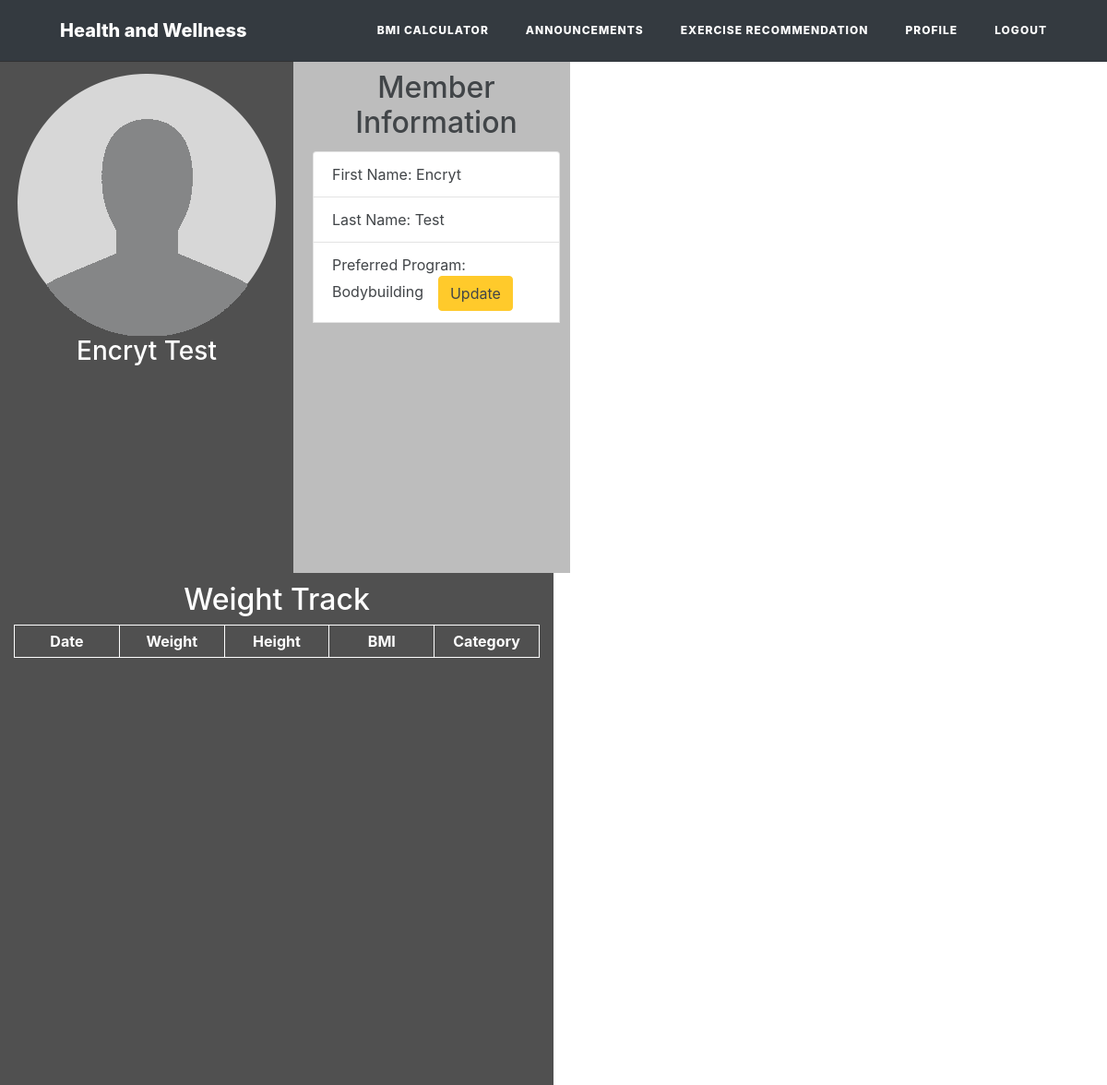
/profile.php (signed in), run on the app's committed database.
### tables this page shows
CREATE TABLE `users` (
  `user_id` int(255) NOT NULL,
  `fname` varchar(255) NOT NULL,
  `lname` varchar(255) NOT NULL,
  `username` varchar(255) NOT NULL,
  `password` varchar(255) NOT NULL,
  `preferredprogram` varchar(255) NOT NULL,
  `usertype` int(255) NOT NULL
);

### profile.php (the view, shortened to what this page needs)
<?php
  require_once('config.php');
?>
<!DOCTYPE html>
<html lang="en">
  <head>
    <link href="vendor/bootstrap/css/bootstrap.min.css" rel="stylesheet">
    <link href="css/profile.css" rel="stylesheet">
  </head>
  <body>
    <nav class="navbar navbar-expand-lg navbar-dark bg-dark fixed-top" id="mainNav">
      <div class="container">
        <a class="navbar-brand" href="#">Health and Wellness</a>
        <div class="collapse navbar-collapse" id="navbarResponsive">
          <ul class="navbar-nav ml-auto">
            <li class="nav-item ">
              <a class="nav-link" href="bmiCalc.php">BMI Calculator</a>
            </li>
            <li class="nav-item">
              <a class="nav-link" href="announcementsuser.php">Announcements</a>
            </li>
            <li class="nav-item ">
              <a class="nav-link" href="exerciseRecommend.php">Exercise Recommendation</a>
            </li>
            <li class="nav-item active">
              <a class="nav-link" href="profile.php">Profile<span class="sr-only">(current)</span></a>
            </li>
            <li class="nav-item ">
              <a class="nav-link" href="userlogout.php">Logout</a>
            </li>
          </ul>
        </div>
      </div>
    </nav>
    <div class="container-fluid">
    <div class="row">
      <div class="userpic col-md-3 col-xs-3 col-sm-3" >
      <center>  <img src="img/defaultimageuser.png" ></img></center>
      <center>  <?php
              $userId= $_SESSION['user_id'];
              $result = $con->query("SELECT * FROM users WHERE user_id='" . $userId. "'");
              while($row = mysqli_fetch_array($result,MYSQLI_ASSOC))
              echo "<h3>" .$row['fname'] ." ". $row['lname'] . "</h3>";
          ?></h4></center>
      </div>
      <div class="userdetails col-md-3 col-xs-3 col-sm-3">
        <center><h2>Member Information</h2></center>
        <ul class="list-group">
              <li class="list-group-item">First Name: <?php
                                                      $userId= $_SESSION['user_id'];
                                                      $result = $con->query("SELECT fname FROM users WHERE user_id='" . $userId. "'");
                                                      while($row = mysqli_fetch_array($result,MYSQLI_ASSOC))
                                                      echo $row['fname'] ;
                                                      ?></li>
              <li class="list-group-item">Last Name: <?php
                                                      $userId= $_SESSION['user_id'];
                                                      $result = $con->query("SELECT lname FROM  users WHERE user_id='" . $userId. "'");
                                                      while($row = mysqli_fetch_array($result,MYSQLI_ASSOC))
                                                      echo $row['lname'] ;
                                                      ?>
              </li>
              <li class="list-group-item">Preferred Program: <?php
                                                      $userId= $_SESSION['user_id'];
                                                      $result = $con->query("SELECT preferredprogram FROM  users WHERE user_id='" . $userId. "'");
                                                      while($row = mysqli_fetch_array($result,MYSQLI_ASSOC))
                                                      echo $row['preferredprogram'] ;
                                                      ?>&emsp;<a type="button" class="btn btn-warning pull-right" name="updateBtn" href="updateuser.php?id=<?php echo $userId ?>" >Update</a> </li>
                                                      <br>
        </ul>
      </div>
      <div class="bmiCalc col-md-6 col-xs-6 col-sm-6">
        <center><h2>Weight Track</h2></center>
        <table class='tableHead'>
                        <tr class='tableHead'>
                            <th class='tableHead'>Date</th>
                            <th class='tableHead'>Weight</th>
                            <th class='tableHead'>Height</th>
                            <th class='tableHead'>BMI</th>
                            <th class='tableHead'>Category</th>
                        </tr>
        </table>
    </div>
  </div>
  </body>
</html>

### css/profile.css (style rules this page uses)
body { padding-top: 66px; }
.tableHead { background-color: #323232; color:white; text-align: center; border: 1px solid white; height:16px; padding: 5px; table-layout: fixed; width:100%; }
.userpic { padding-top:10px; opacity:0.85; margin:0; background-color:#323232; width:30% border-width: 0.1px; height:555px; z-index:9999; margin-left:0px; min-height:100%; max-width:100%; max-height:100%; vertical-align: middle; }
.userdetails { padding:10px 0 0 10px; opacity:0.85; background-color:#b2b2b2; height:555px; max-width:auto; }
.userdetails ul { margin:11px; }
.userdetails a { display: inline-block; }
.bmiCalc { padding-top:10px; opacity:0.85; margin:0; background-color:#323232; width:30% border-width: 0.1px; height:555px; z-index:9999; margin-left:0px; min-height:100%; max-width:100%; max-height:100%; vertical-align: middle; }
.bmiCalc h2 { color:white; padding-top:0px; text-align: center; }
.userpic h3 { color:white; padding-top:0px; text-align: center; }
#mainNav .navbar-brand { font-weight: 800; color: #343a40; }
#mainNav .navbar-nav > li.nav-item > a { font-size: 12px; font-weight: 800; letter-spacing: 1px; text-transform: uppercase; }
@media only screen and (min-width: 992px) { #mainNav { border-bottom: 1px solid transparent; background: transparent; } }
@media only screen and (min-width: 992px) { #mainNav .navbar-brand { padding: 10px 20px; color: #fff; } }
@media only screen and (min-width: 992px) { #mainNav .navbar-nav > li.nav-item > a { padding: 10px 20px; color: #fff; } }
@media only screen and (min-width: 992px) { #mainNav { -webkit-transition: background-color 0.2s; -moz-transition: background-color 0.2s; transition: background-color 0.2s; -webkit-transform: translate3d(0, 0, 0); -moz-transform: translate3d(0, 0, 0); -ms-transform: translate3d(0, 0, 0); -o-transform: translate3d(0, 0, 0); transform: translate3d(0, 0, 0); -webkit-backface-visibility: hidden; } }

### data on the page
users: fname "Encryt", lname "Test", preferredprogram "Bodybuilding"
